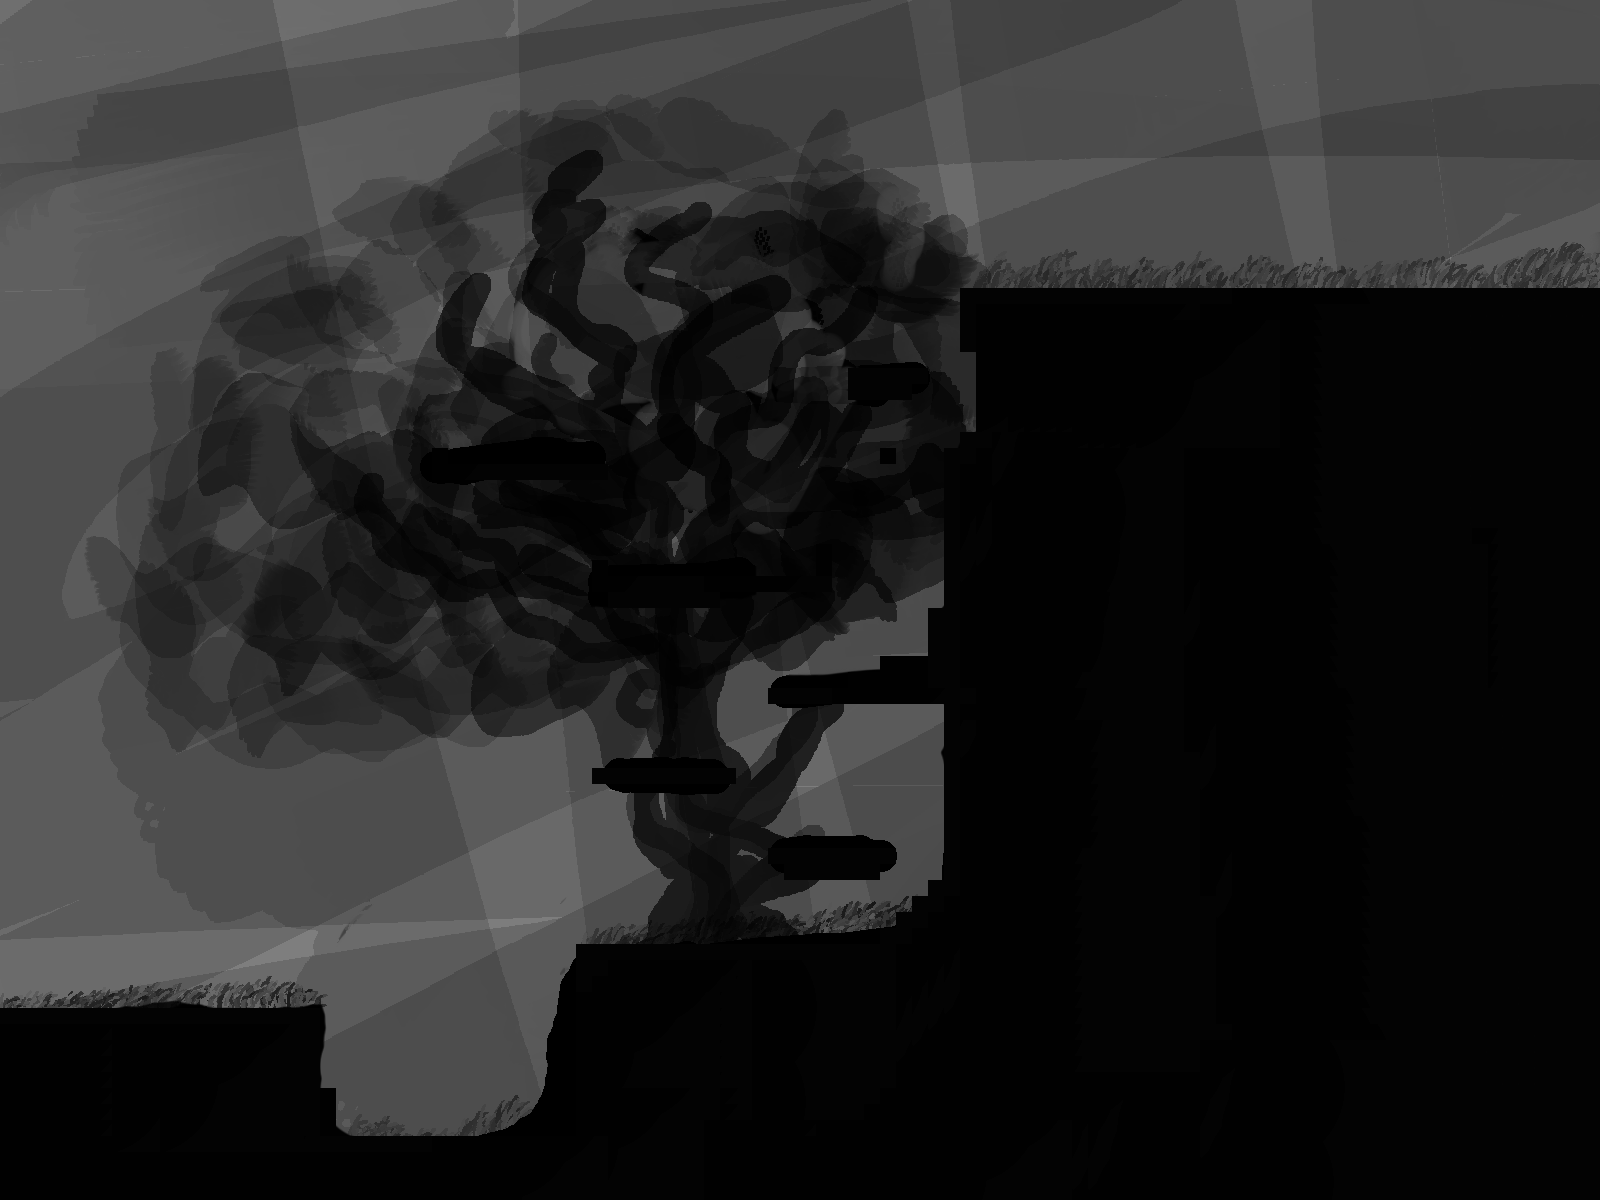

This is a level from a 2D game, rendered from its Tiled map with the project's own tilesets. A one-line summary and the map file follow, with tile-layer data summarised:
An orthogonal 100x75 tile map with 16x16 px tiles, 2 tile layers (background, walking layer).

<map version="1.2" tiledversion="1.3.2" orientation="orthogonal" renderorder="right-down" compressionlevel="0" width="100" height="75" tilewidth="16" tileheight="16" infinite="0" nextlayerid="3" nextobjectid="1">
 <editorsettings>
  <export target="level 1.json" format="json" />
 </editorsettings>
 <tileset firstgid="1" name="level 1" tilewidth="16" tileheight="16" tilecount="7500" columns="100">
  <image source="level 1.png" width="1600" height="1200" />
 </tileset>
 <layer id="1" name="background" width="100" height="75" opacity="0.58">
  <data>[7500 cells, 7499 non-empty, 7497 distinct tile ids]</data>
 </layer>
 <layer id="2" name="walking layer" width="100" height="75">
  <data>[7500 cells, 3101 non-empty, 318 distinct tile ids]</data>
 </layer>
</map>